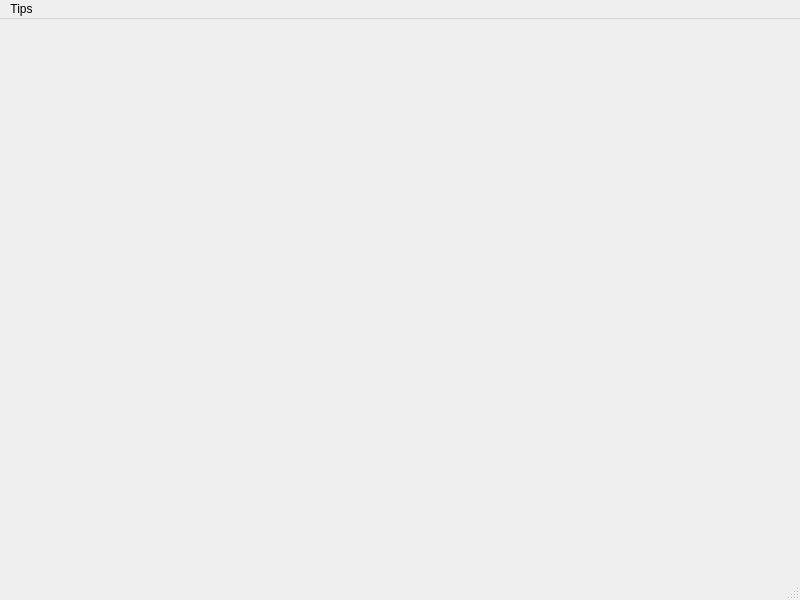
<?xml version="1.0" encoding="UTF-8"?>
<ui version="4.0">
 <class>NewMainWindow</class>
 <widget class="QMainWindow" name="NewMainWindow">
  <property name="geometry">
   <rect>
    <x>0</x>
    <y>0</y>
    <width>800</width>
    <height>600</height>
   </rect>
  </property>
  <property name="windowTitle">
   <string>MainWindow</string>
  </property>
  <widget class="QWidget" name="centralwidget"/>
  <widget class="QMenuBar" name="menubar">
   <property name="geometry">
    <rect>
     <x>0</x>
     <y>0</y>
     <width>800</width>
     <height>25</height>
    </rect>
   </property>
   <widget class="QMenu" name="menuTips">
    <property name="title">
     <string>Tips</string>
    </property>
    <addaction name="actionReturn"/>
   </widget>
   <addaction name="menuTips"/>
  </widget>
  <widget class="QStatusBar" name="statusbar"/>
  <action name="actionReturn">
   <property name="text">
    <string>Return</string>
   </property>
  </action>
 </widget>
 <resources/>
 <connections/>
</ui>
